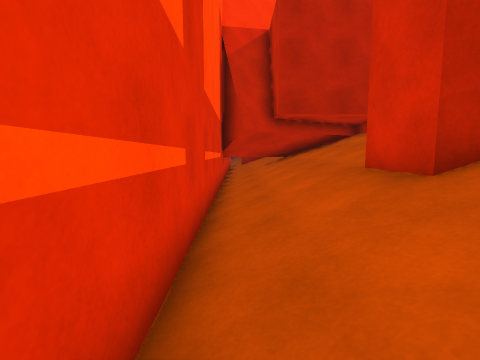
View 1 (above)

16 first-person views from a walk through a scene from a Unity 3-D project. The camera is 1.2 m above the floor, tilts 6° down and sees 85° across. The floor is counted in squares, 1 m on a side. Each view is taken from the middle of a square. On the plan, view 1 faces up. The plan holds only what a view shows up to about 12 squares ahead; the rest is blank. The place goes on beyond the plan.

View 2
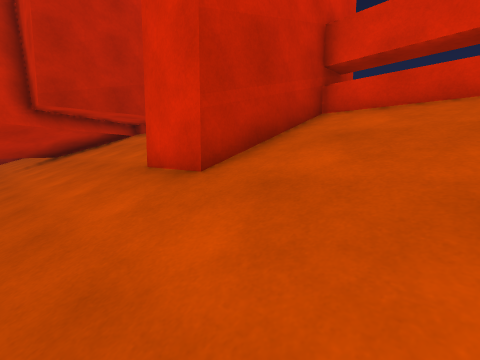

View 3
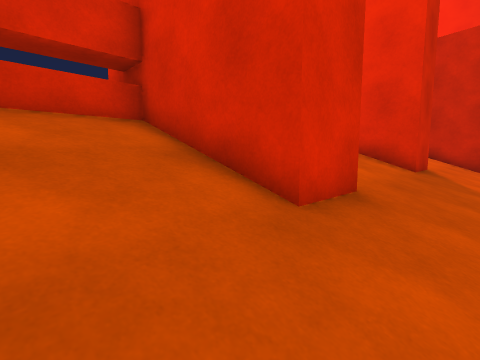

View 4
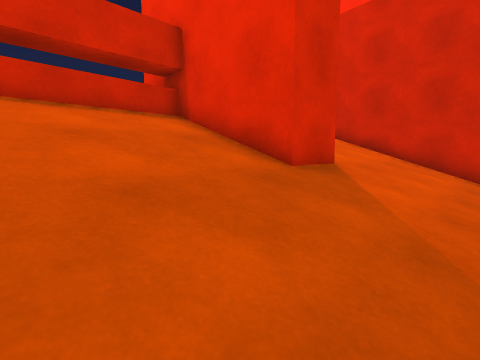

View 5
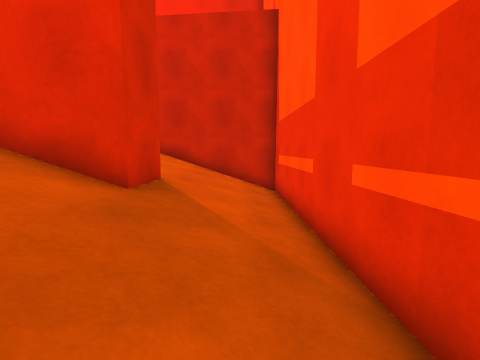

View 6
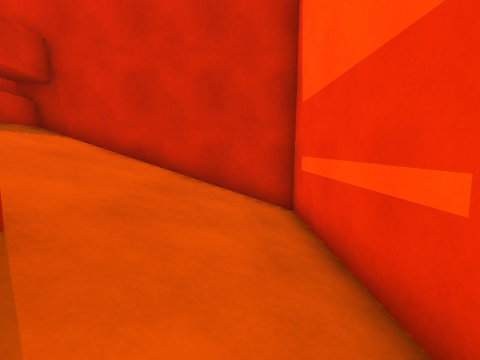

View 7
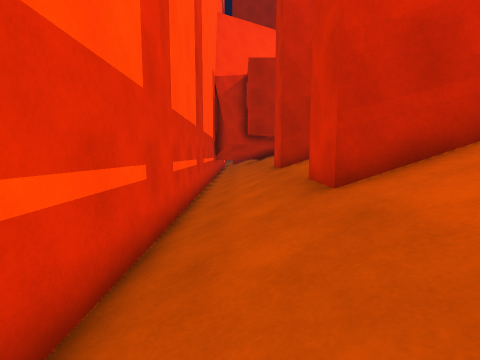

View 8
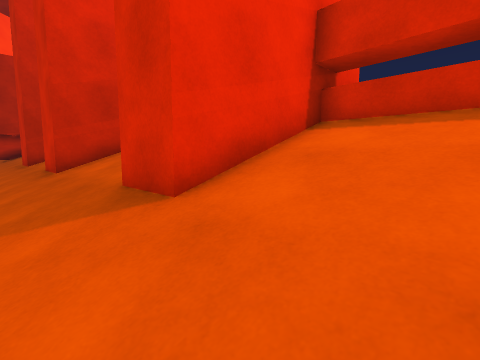

View 9
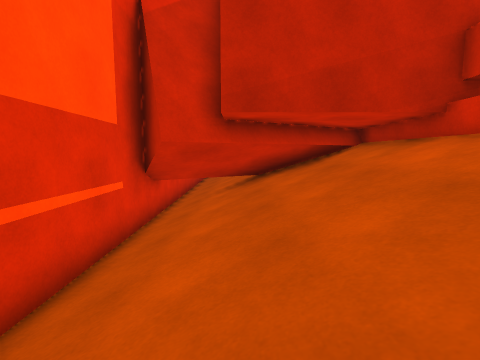

View 10
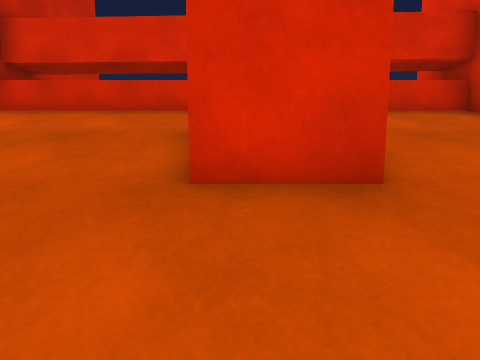

View 11
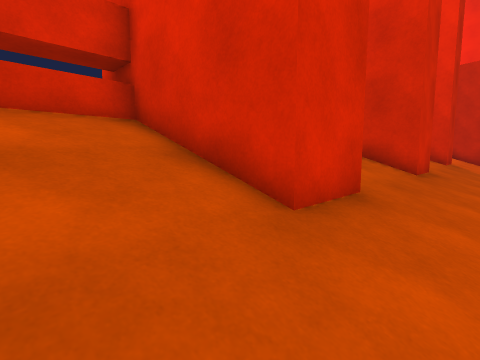

View 12
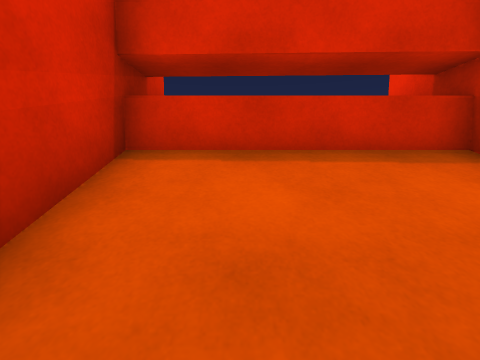

View 13
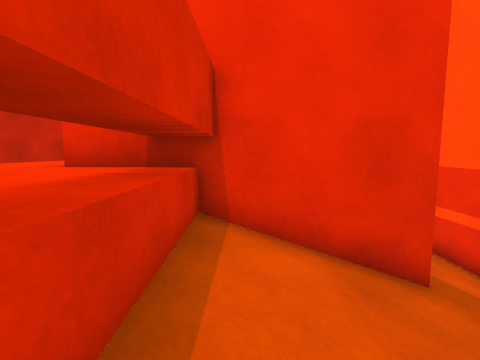

View 14
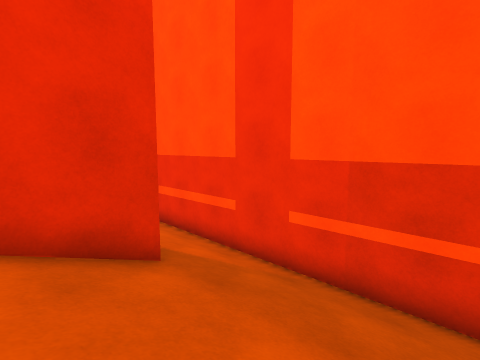

View 15
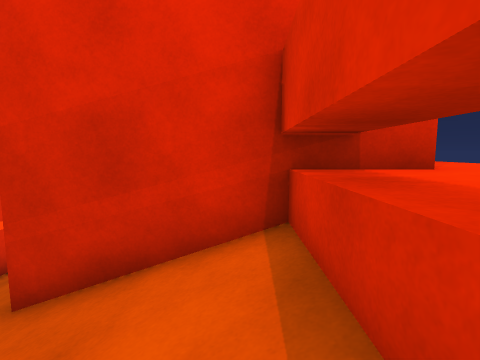

View 16
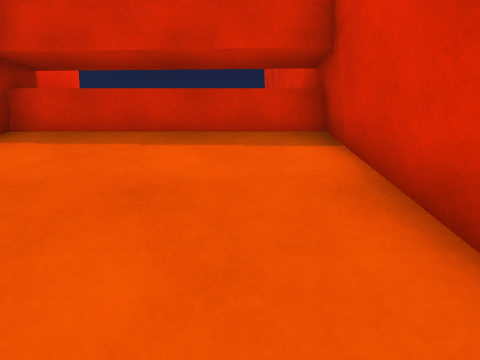

### Floor plan
Key: @ floor where view 1 was taken; # wall or solid block; / step, stairs or slope; = window, fence, low wall or low ledge; ^ raised ledge.
Columns run from 1 left of view 1 to 9 right of it. Each row starts with its distance up from view 1.
 15 # ######^
 14 # ##### ^
 13 ######  ^
 12 #/##/#  ^
 11 #////####^^
 10 #///////=
  9 #///////=
  8 #///////=
  7 #///////=
  6 #///////=
  5 #///#####^^
  4 #///#####^^
  3 #///////=
  2 #///////=
  1 #///////=
  0 #@//////=
 -1 #///#####^^
 -2 #///#####^^
 -3 #///////=^^
 -4 #///////=^
 -5 #///////=^
 -6 #///////=^^
 -7 #///#####^^
 -8 #///##### ^
 -9 #///#####^^
-10 #///////=
-11 #///////=
-12 #///////=
-13 #//////##
-14 #//////##^^
-15 #########^

Positions as (right, up) in squares from view 1, and headings:
1: (0, 0), facing up
2: (0, 0), facing up-right
3: (1, 2), facing down-right
4: (0, -3), facing down-right
5: (1, -3), facing down
6: (1, -7), facing down
7: (1, -7), facing up
8: (1, -12), facing up-right
9: (2, 5), facing up
10: (0, 5), facing right
11: (1, 8), facing down-right
12: (3, -4), facing right
13: (6, -3), facing down
14: (5, -3), facing down-left
15: (6, -6), facing up
16: (2, -13), facing right
